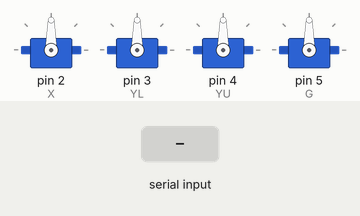
Bench run of a sketch on a simulated Arduino Uno, built with avr-gcc and run on an emulated ATmega328P. Parts: 4 × servo. Inputs (shaded band) come from the test bench.

Above: at 1.2 s.
1.3 s: "YL" received over Serial
At 2.2 s:
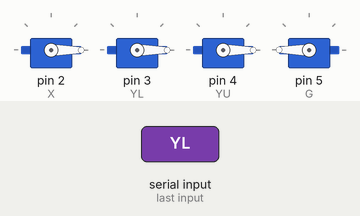
2.8 s: "e" received over Serial
At 3.3 s:
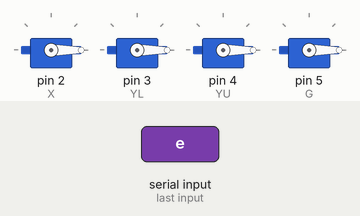
4.3 s: "true" received over Serial
At 5.5 s:
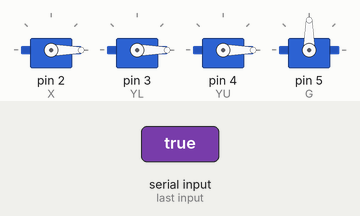
5.8 s: "90,45,200\n" received over Serial
At 7.0 s:
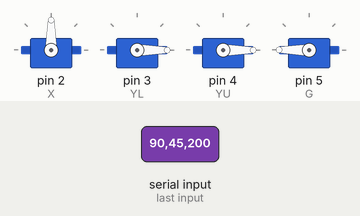
7.3 s: "30,150,10\n" received over Serial
At 8.3 s:
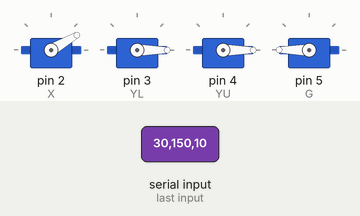
8.8 s: "200\n" received over Serial
At 9.2 s:
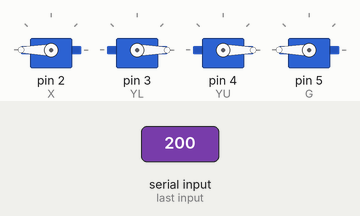
Timing chart, 0 to 11.3 s (numbered marks = the images above; inputs shaded):
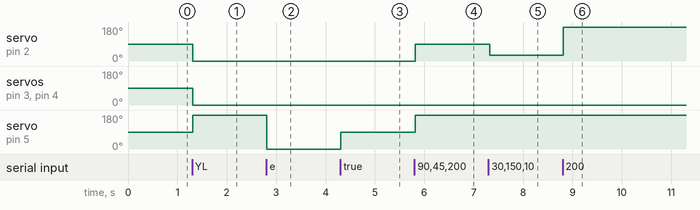

The sketch:

servo-control.ino
```cpp
#include <Servo.h>

String serialData;

Servo X;
Servo YL;
Servo YU;
Servo G;

void setup() {
  X.attach(2);
  YL.attach(3);
  YU.attach(4);
  G.attach(5);

  Serial.begin(9600);
  Serial.setTimeout(10);
}

void loop() {
  //we will do nothing in the loop
}

void serialEvent() {
  serialData = Serial.readString();

  X.write(parseX(serialData));
  YL.write(parseYL(serialData));
  YU.write(parseYU(serialData));
  G.write(parseG(serialData));
}

int parseX(String data) {
  data.remove(data.indexOf("YL"));
  data.remove(data.indexOf("X"), 1);

  return data.toInt();
}

int parseYL(String data) {
  data.remove(0, data.indexOf("YL") + 2);
  data.remove(data.indexOf("YU"));

  return data.toInt();
}

int parseYU(String data) {
  data.remove(0, data.indexOf("YU") + 2);
  data.remove(data.indexOf("G"));

  return data.toInt();
}

int parseG(String data) {
  data.remove(0, data.indexOf("G") + 1);
  data.remove(data.indexOf("e") + 1);

  if (data == "true") {
    return 90;
  }

  if (data == "false") {
    return 0;
  }
}
```

Measured:
- after the input at 1.3 s, servo on pin 2 (X), servo on pin 3 (YL), servo on pin 4 (YU): 90° → 0° at once; servo on pin 5 (G): 90° → 180° at once
- after the input at 2.8 s, servo on pin 5 (G): 180° → 0° at once
- after the input at 4.3 s, servo on pin 5 (G): 0° → 90° at once
- after the input at 5.8 s, servo on pin 2 (X): 0° → 90° at once; servo on pin 5 (G): 90° → 180° at once
- after the input at 7.3 s, servo on pin 2 (X): 90° → 30° at once
- after the input at 8.8 s, servo on pin 2 (X): 30° → 180° at once
